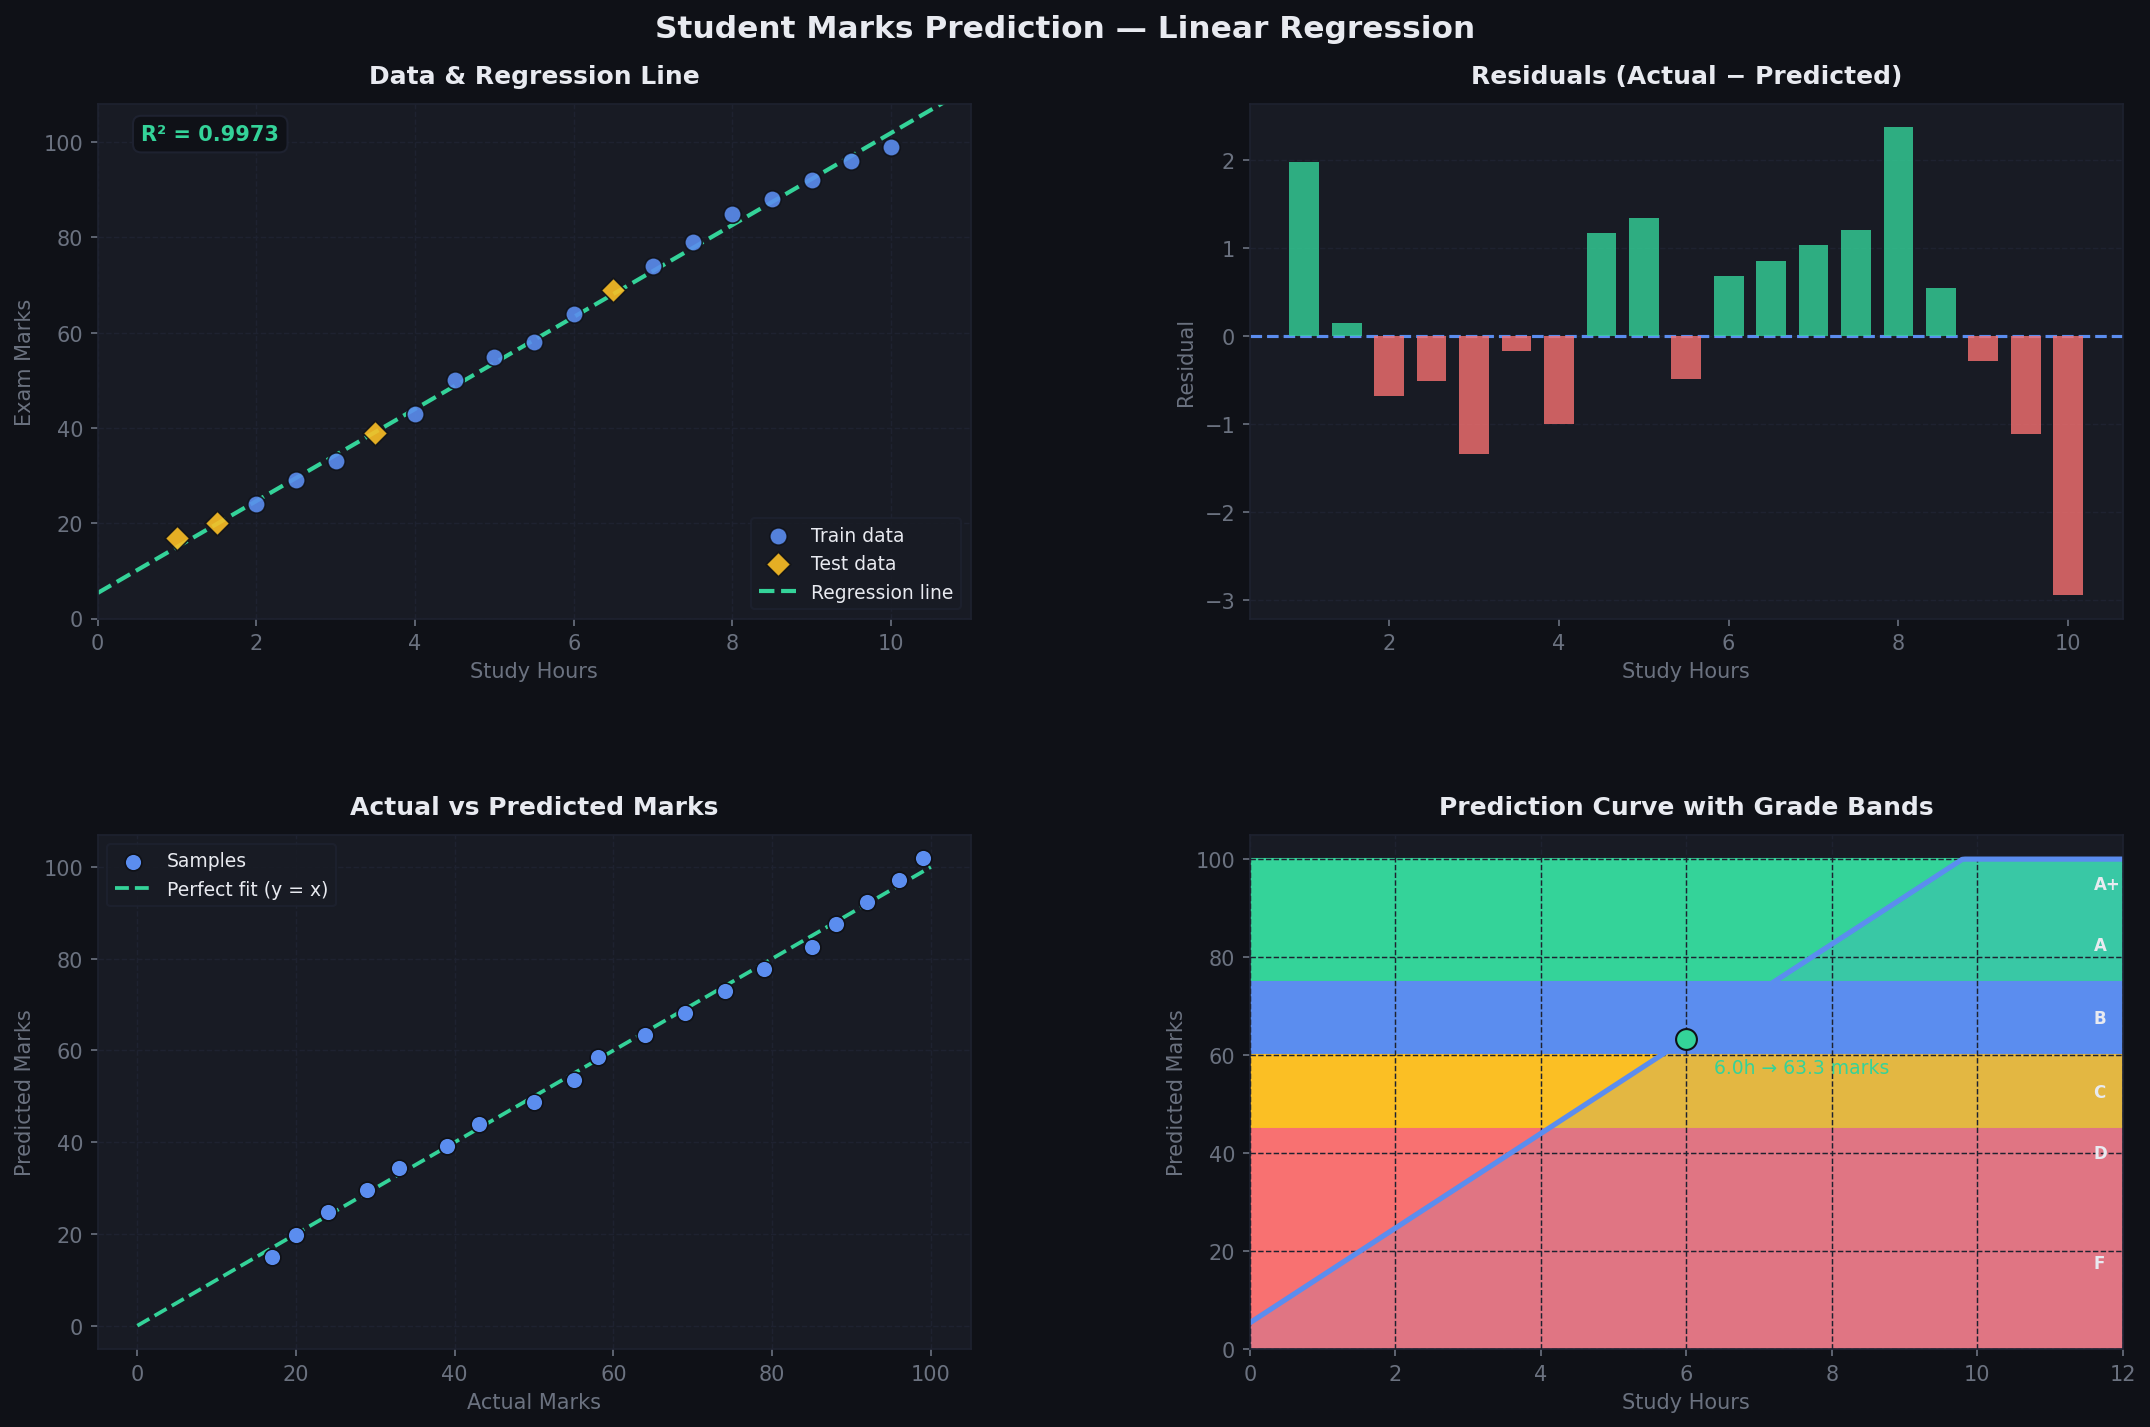

This chart was generated by the following Python code:
# ============================================================
#  Student Marks Prediction using Linear Regression
#  Tools : Python, Pandas, Scikit-learn, Matplotlib
# ============================================================

import numpy as np
import pandas as pd
import matplotlib.pyplot as plt
import matplotlib.gridspec as gridspec
from sklearn.linear_model import LinearRegression
from sklearn.model_selection import train_test_split
from sklearn.metrics import (
    r2_score,
    mean_squared_error,
    mean_absolute_error,
)

# ──────────────────────────────────────────────
# 1.  DATASET
# ──────────────────────────────────────────────
data = {
    "study_hours": [1.0, 1.5, 2.0, 2.5, 3.0, 3.5, 4.0, 4.5, 5.0,
                    5.5, 6.0, 6.5, 7.0, 7.5, 8.0, 8.5, 9.0, 9.5, 10.0],
    "exam_marks":  [17,  20,  24,  29,  33,  39,  43,  50,  55,
                    58,  64,  69,  74,  79,  85,  88,  92,  96,  99],
}

df = pd.DataFrame(data)

print("=" * 55)
print("       STUDENT MARKS PREDICTION — LINEAR REGRESSION")
print("=" * 55)
print(f"\nDataset shape : {df.shape}")
print(df.to_string(index=False))

# ──────────────────────────────────────────────
# 2.  EXPLORATORY DATA ANALYSIS
# ──────────────────────────────────────────────
print("\n── Descriptive Statistics ──")
print(df.describe().round(2))

correlation = df["study_hours"].corr(df["exam_marks"])
print(f"\nPearson Correlation (hours ↔ marks): {correlation:.4f}")

# ──────────────────────────────────────────────
# 3.  TRAIN / TEST SPLIT
# ──────────────────────────────────────────────
X = df[["study_hours"]]          # feature  (2-D for sklearn)
y = df["exam_marks"]             # target

X_train, X_test, y_train, y_test = train_test_split(
    X, y, test_size=0.2, random_state=42
)

print(f"\nTrain samples : {len(X_train)}   Test samples : {len(X_test)}")

# ──────────────────────────────────────────────
# 4.  MODEL — Ordinary Least Squares
# ──────────────────────────────────────────────
model = LinearRegression()
model.fit(X_train, y_train)

slope     = model.coef_[0]
intercept = model.intercept_

print("\n── Model Parameters ──")
print(f"  Slope     (m) : {slope:.4f}  ← marks gained per study hour")
print(f"  Intercept (b) : {intercept:.4f}  ← baseline predicted marks")
print(f"\n  Equation  : marks = {slope:.4f} × hours + ({intercept:.4f})")

# ──────────────────────────────────────────────
# 5.  EVALUATION
# ──────────────────────────────────────────────
y_pred_test  = model.predict(X_test)
y_pred_train = model.predict(X_train)
y_pred_all   = model.predict(X)

r2_train = r2_score(y_train, y_pred_train)
r2_test  = r2_score(y_test,  y_pred_test)
mse_val  = mean_squared_error(y_test, y_pred_test)
rmse_val = np.sqrt(mse_val)
mae_val  = mean_absolute_error(y_test, y_pred_test)

print("\n── Model Evaluation ──")
print(f"  R²  (train)  : {r2_train:.4f}")
print(f"  R²  (test)   : {r2_test:.4f}  ← {r2_test*100:.2f}% variance explained")
print(f"  MSE          : {mse_val:.4f}")
print(f"  RMSE         : {rmse_val:.4f}")
print(f"  MAE          : {mae_val:.4f}")

# Residuals
residuals = y - y_pred_all

# ──────────────────────────────────────────────
# 6.  GRADE HELPER
# ──────────────────────────────────────────────
def get_grade(mark):
    if mark >= 90: return "A+"
    if mark >= 75: return "A"
    if mark >= 60: return "B"
    if mark >= 45: return "C"
    if mark >= 35: return "D"
    return "F"

# Full predictions table
df["predicted_marks"] = y_pred_all.round(1)
df["residual"]        = residuals.round(2)
df["grade"]           = df["exam_marks"].apply(get_grade)

print("\n── Full Predictions Table ──")
print(df.to_string(index=False))

# ──────────────────────────────────────────────
# 7.  CUSTOM PREDICTION
# ──────────────────────────────────────────────
def predict_marks(hours: float) -> dict:
    """Predict exam marks for a given number of study hours."""
    hours = max(0, min(hours, 24))          # clamp to sensible range
    marks = float(model.predict([[hours]])[0])
    marks = max(0, min(100, marks))         # clamp to [0, 100]
    return {"hours": hours, "marks": round(marks, 1), "grade": get_grade(marks)}

print("\n── Custom Predictions ──")
for h in [2.0, 4.5, 6.0, 7.5, 9.0, 11.0]:
    p = predict_marks(h)
    print(f"  {p['hours']:5.1f} hrs  →  {p['marks']:5.1f} marks  [{p['grade']}]")

# ──────────────────────────────────────────────
# 8.  VISUALISATIONS  (4-panel figure)
# ──────────────────────────────────────────────
DARK   = "#0F1117"
CARD   = "#181B24"
ACCENT = "#5B8DEF"
GREEN  = "#34D399"
YELLOW = "#FBBF24"
TEXT   = "#E8EAF0"
MUTED  = "#6B7280"
GRID   = "#1E2230"

plt.rcParams.update({
    "figure.facecolor":  DARK,
    "axes.facecolor":    CARD,
    "axes.edgecolor":    GRID,
    "axes.labelcolor":   MUTED,
    "xtick.color":       MUTED,
    "ytick.color":       MUTED,
    "text.color":        TEXT,
    "grid.color":        GRID,
    "grid.linewidth":    0.7,
})

fig = plt.figure(figsize=(15, 10))
fig.patch.set_facecolor(DARK)
gs  = gridspec.GridSpec(2, 2, hspace=0.42, wspace=0.32,
                        left=0.07, right=0.97, top=0.91, bottom=0.08)

reg_x = np.linspace(0, 11, 200)
reg_y = slope * reg_x + intercept

# ── Panel 1: Scatter + Regression Line ──────────────────────
ax1 = fig.add_subplot(gs[0, 0])
ax1.scatter(X_train, y_train, color=ACCENT, s=70, zorder=3,
            label="Train data", alpha=0.9, edgecolors=DARK, linewidths=0.8)
ax1.scatter(X_test,  y_test,  color=YELLOW, s=70, zorder=3,
            label="Test data",  alpha=0.9, edgecolors=DARK, linewidths=0.8, marker="D")
ax1.plot(reg_x, reg_y, color=GREEN, linewidth=2,
         linestyle="--", label="Regression line", zorder=2)
ax1.set_title("Data & Regression Line", color=TEXT, fontsize=12, fontweight="bold", pad=10)
ax1.set_xlabel("Study Hours")
ax1.set_ylabel("Exam Marks")
ax1.grid(True, linestyle="--")
ax1.legend(fontsize=9, facecolor=CARD, edgecolor=GRID, labelcolor=TEXT)
ax1.set_xlim(0, 11)
ax1.set_ylim(0, 108)

# Annotate R²
ax1.text(0.05, 0.93, f"R² = {r2_test:.4f}", transform=ax1.transAxes,
         fontsize=10, color=GREEN, fontweight="bold",
         bbox=dict(facecolor=DARK, edgecolor=GRID, boxstyle="round,pad=0.4"))

# ── Panel 2: Residuals Plot ──────────────────────────────────
ax2 = fig.add_subplot(gs[0, 1])
colors = [GREEN if r >= 0 else "#F87171" for r in residuals]
ax2.bar(df["study_hours"], residuals, color=colors, alpha=0.8, width=0.35, zorder=3)
ax2.axhline(0, color=ACCENT, linewidth=1.5, linestyle="--")
ax2.set_title("Residuals (Actual − Predicted)", color=TEXT, fontsize=12, fontweight="bold", pad=10)
ax2.set_xlabel("Study Hours")
ax2.set_ylabel("Residual")
ax2.grid(True, axis="y", linestyle="--")

# ── Panel 3: Actual vs Predicted ────────────────────────────
ax3 = fig.add_subplot(gs[1, 0])
ax3.scatter(y, y_pred_all, color=ACCENT, s=65, zorder=3,
            edgecolors=DARK, linewidths=0.8, label="Samples")
perfect = np.linspace(0, 100, 100)
ax3.plot(perfect, perfect, color=GREEN, linewidth=1.8,
         linestyle="--", label="Perfect fit (y = x)")
ax3.set_title("Actual vs Predicted Marks", color=TEXT, fontsize=12, fontweight="bold", pad=10)
ax3.set_xlabel("Actual Marks")
ax3.set_ylabel("Predicted Marks")
ax3.grid(True, linestyle="--")
ax3.legend(fontsize=9, facecolor=CARD, edgecolor=GRID, labelcolor=TEXT)

# ── Panel 4: Prediction Curve ────────────────────────────────
ax4 = fig.add_subplot(gs[1, 1])
hours_range = np.linspace(0, 12, 300)
marks_range = np.clip(slope * hours_range + intercept, 0, 100)

ax4.fill_between(hours_range, marks_range, alpha=0.15, color=ACCENT)
ax4.plot(hours_range, marks_range, color=ACCENT, linewidth=2.5, label="Predicted marks")

# Highlight grade bands
bands = [(90, 100, "A+", "#34D39933"), (75, 90, "A", "#34D39922"),
         (60, 75, "B", "#5B8DEF22"), (45, 60, "C", "#FBBF2422"),
         (35, 45, "D", "#F8717122"), (0,  35, "F", "#F8717133")]
for lo, hi, lbl, col in bands:
    ax4.axhspan(lo, hi, alpha=1, color=col, zorder=0)
    ax4.text(11.6, (lo + hi) / 2, lbl, va="center", fontsize=8,
             color=TEXT, fontweight="bold")

# Mark current example (6 hours)
ex_h, ex_m = 6.0, float(np.clip(slope * 6 + intercept, 0, 100))
ax4.scatter([ex_h], [ex_m], color=GREEN, s=100, zorder=5,
            edgecolors=DARK, linewidths=1)
ax4.annotate(f" {ex_h}h → {ex_m:.1f} marks",
             xy=(ex_h, ex_m), fontsize=9, color=GREEN,
             xytext=(ex_h + 0.3, ex_m - 7))

ax4.set_title("Prediction Curve with Grade Bands", color=TEXT, fontsize=12, fontweight="bold", pad=10)
ax4.set_xlabel("Study Hours")
ax4.set_ylabel("Predicted Marks")
ax4.set_xlim(0, 12)
ax4.set_ylim(0, 105)
ax4.grid(True, linestyle="--")

# ── Super-title ──────────────────────────────────────────────
fig.suptitle(
    "Student Marks Prediction — Linear Regression",
    fontsize=15, fontweight="bold", color=TEXT, y=0.97,
)

plt.savefig("/mnt/user-data/outputs/student_marks_prediction.png",
            dpi=150, bbox_inches="tight", facecolor=DARK)
plt.show()
print("\n✅  Plot saved → student_marks_prediction.png")

# ──────────────────────────────────────────────
# 9.  INTERACTIVE TERMINAL PREDICTOR
# ──────────────────────────────────────────────
print("\n" + "=" * 55)
print("           INTERACTIVE PREDICTOR")
print("=" * 55)
while True:
    raw = input("\nEnter study hours (0–12) or 'q' to quit: ").strip()
    if raw.lower() == "q":
        print("Bye! Keep studying 📚")
        break
    try:
        h = float(raw)
        p = predict_marks(h)
        bar = "█" * int(p["marks"] / 5) + "░" * (20 - int(p["marks"] / 5))
        print(f"  ┌─────────────────────────────────┐")
        print(f"  │  Hours  : {p['hours']:5.1f} hrs               │")
        print(f"  │  Marks  : {p['marks']:5.1f} / 100             │")
        print(f"  │  Grade  :  {p['grade']:<3}                    │")
        print(f"  │  [{bar}]  │")
        print(f"  └─────────────────────────────────┘")
    except ValueError:
        print("  ⚠  Please enter a valid number.")
